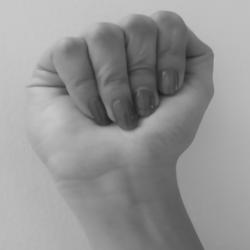
#> input picture IA/Todas/A/A102.jpg, 250 x 250 px, found by its file name; its folder holds only this picture in this run
$ jupyter execute --allow-errors Proyecto_IA_24.ipynb
#> lines starting #> are read from the running program, lines starting #| are printed output that depends on the picture
[cell 1]
#@title LIBRERIAS
import cv2
import os
import seaborn as sns
sns.set_theme()
import numpy as np
import matplotlib.pyplot as plt
from google.colab.patches import cv2_imshow
from PIL import Image

[cell 2]
#@title CARGAR DATASET { display-mode: "form" }
from google.colab import drive
drive.mount('/content/drive')
acceso_directo =""#@param {type:"string"}
ruta='drive/MyDrive'+acceso_directo+'/IA'
files_list_A = ruta+'/Todas/A'
files_names= os.listdir(files_list_A)
files_list_dataset_2 = ruta+'/dataset/Entrenamiento'
folder_path = ruta+'/dataset/Entrenamiento/JUEVES'
img1 = cv2.imread(ruta+'/Todas/A/A37.jpg',0)

#> (a cell that did not finish here is left out)

[cell 4]
contador_imagenes = 0
for file_name in files_names:
  image_path = os.path.join(files_list_A, file_name)
  if file_name.endswith(".jpg") or file_name.endswith(".png"):
      image = Image.open(image_path)
#> image is the input picture: PIL image 250x250 RGB; min 26, max 201, mean 148.7
      #display(image)
      contador_imagenes += 1

print(f"Se muestran {contador_imagenes} imágenes en total.")

[cell 5]
histograms = []  # Lista para almacenar los histogramas

for file_name in files_names:
    image_path = os.path.join(files_list_A, file_name)
    if file_name.endswith(".jpg") or file_name.endswith(".png"):
        image = cv2.imread(image_path, cv2.IMREAD_GRAYSCALE)  # Cargar la imagen en escala de grises
#> image: shape (250, 250); min 26, max 201, mean 148.7
        hist = cv2.calcHist([image], [0], None, [256], [0, 256])  # Calcular el histograma
#> hist = 256 values, max 1310 at index 192, min 0 at index 0, mean 244.1
        histograms.append(hist)

average_hist = np.mean(histograms, axis=0)
#> average_hist has the same summary as hist

plt.bar(range(256), average_hist[:, 0], color='BLACK', alpha=0.7)
plt.title("Histograma promedio de contraste")
plt.xlabel("Intensidad de píxeles")
plt.ylabel("Frecuencia")
plt.grid(axis='y', linestyle='--', alpha=0.5)
plt.show()
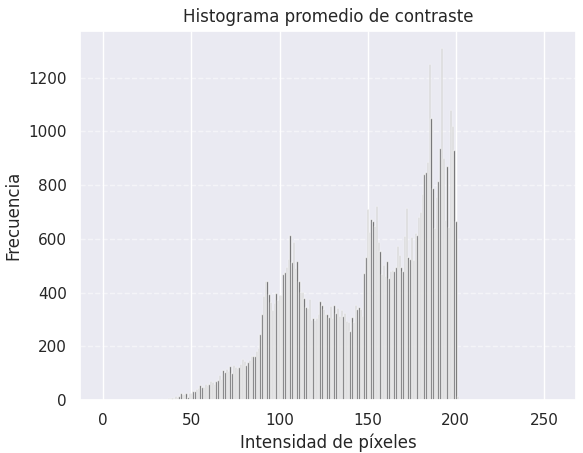
#> figure drawn by matplotlib, 1 panel; tallest bar 1310 high, from x = 191.6 to 192.4

#> (a cell that did not finish here is left out)

[cell 7]
#@title HISTOGRAMA DE LAS IMAGENES
files_list_A = ruta+'/Todas/A/A1.jpg'

[cell 8]
#@title CONTORNO DE MANOS
import cv2
import numpy as np
from google.colab.patches import cv2_imshow

# Cargar la imagen
image = cv2.imread(ruta+'/Todas/C/C1.jpg')

# Convertir la imagen a escala de grises
#> (the rest of this cell did not finish here and is left out)

[cell 9]
import cv2
import numpy as np
import matplotlib.pyplot as plt
from google.colab.patches import cv2_imshow

# Cargar la imagen
image = cv2.imread(ruta+'/Todas/C/C1.jpg')

# Convertir la imagen de BGR a RGB
#> (the rest of this cell did not finish here and is left out)

[cell 10]
# Cargar la imagen
image = cv2.imread(ruta+'/dataset/Validacion/AGOSTO/dedos_23.jpg')
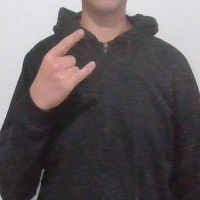
#> input picture IA/dataset/Validacion/MARZO/dedos_23.jpg, 200 x 200 px, found by its file name
#> image is the input picture: shape (200, 200, 3); mean B, G, R 89.5, 87.4, 94.3

# Convertir la imagen de BGR a RGB
#imagen_rgb = cv2.cvtColor(image, cv2.COLOR_BGR2RGB)

# Obtener los valores medios de cada canal de color
media_color = np.mean(image, axis=(0, 1))
#> media_color = [89.51, 87.37, 94.3]

# Convertir los valores medios a tipo entero
media_color_int = media_color.astype(int)
#> media_color_int = [89, 87, 94]

# Mostrar el color dominante
plt.figure(figsize=(6, 6))
plt.imshow([[[media_color_int[2]/255, media_color_int[1]/255, media_color_int[0]/255]]])
plt.title('Color dominante')
plt.axis('on')
plt.show()
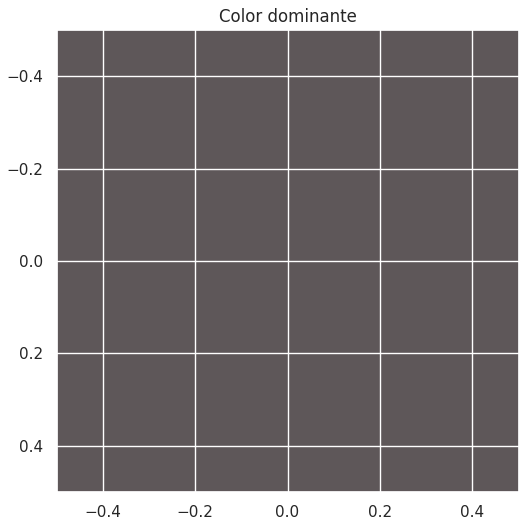
#> figure drawn by matplotlib, 1 panel
